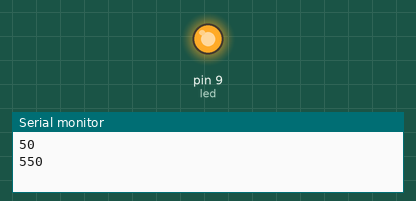
Recording of a sketch running on a simulated Arduino Uno, built with avr-gcc and run on an emulated ATmega328P. Parts: output pins drawn as LEDs (lit = HIGH), the last lines printed to the serial monitor.

Above: at 0.3 s.
At 34.4 s:
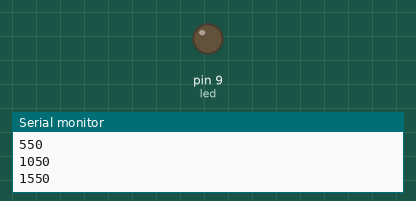
Timing chart, 0 to 37.4 s (numbered marks = the images above):
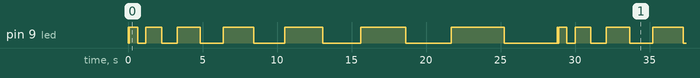

The sketch:

blinkrate.ino
```cpp
const int led = 9;

void setup()
{
  pinMode(led,OUTPUT);
  Serial.begin(9600);
}

void loop()
{
  for(int i=50; i<=4000; i=i+500){
    Serial.println(i);
    digitalWrite(led, HIGH);
    delay(i);
    digitalWrite(led, LOW);
    delay(i);
  }
}
```

Measured:
- by itself, pin 9 (led): repeats every 28.8 s: LOW 0.05 s, HIGH 0.55 s, LOW 0.55 s, HIGH 1.1 s, LOW 1.1 s, HIGH 1.6 s, LOW 1.6 s, HIGH 2.1 s, LOW 2.1 s, HIGH 2.6 s, LOW 2.6 s, HIGH 3.1 s, LOW 3.1 s, HIGH 3.6 s, LOW 3.6 s, HIGH 0.05 s
- by itself, everything shown: repeats every 28.8 s, in 16 steps
